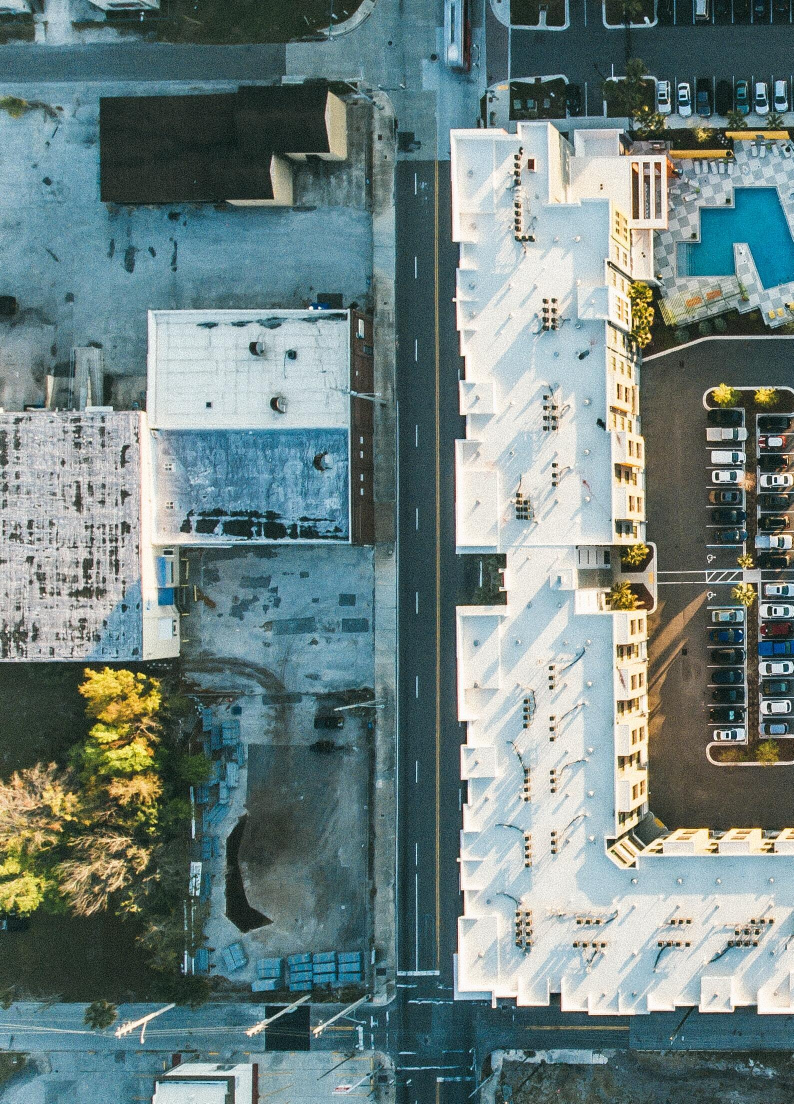
#> input picture panorama_view/stitch/lance(1).jpg, 1587 x 2207 px (shown at 1/2 size); its folder holds only this picture in this run
$ python -i main.py   (imports and definitions only)
#> lines starting #> are read from the running program, lines starting #| are printed output that depends on the picture
import cv2
import numpy as np
import glob
import time


"""
Threshold variable on class, default 0.6
"""

"""
def warpImg(img1_t, img2_t, H_t):
    rows_1, cols_1 = img1_t.shape[:2]
    rows_2, cols_2 = img2_t.shape[:2]

    list_points_1 = np.float32([[0, 0], [0, rows_1], [cols_1, rows_1], [cols_1, 0]]).reshape(-1, 1, 2)
    temp_points = np.float32([[0, 0], [0, rows_2], [cols_2, rows_2], [cols_2, 0]]).reshape(-1, 1, 2)

    list_points_2 = cv2.perspectiveTransform(temp_points, H_t)

    list_points = np.concatenate((list_points_1, list_points_2), axis=0)

    [x_min, y_min] = np.int32(list_points.min(axis=0).ravel() - 0.5)
    [x_max, y_max] = np.int32(list_points.max(axis=0).ravel() + 0.5)

    scale = 2  # Scaling factor
    dst_size = (int(scale * (x_max - x_min)), int(scale * (y_max - y_min)))

    translation_dist = [-x_min, -y_min]

    H_translation = np.array([[1, 0, translation_dist[0]], [0, 1, translation_dist[1]], [0, 0, 1]])

    #output_img = cv2.warpPerspective(img2_t, H_translation.dot(H_t), (x_max-x_min, y_max-y_min))
    output_img = cv2.warpPerspective(img2_t, H_translation.dot(H_t), dst_size)
    output_img[translation_dist[1]:rows_1+translation_dist[1], translation_dist[0]:cols_1+translation_dist[0]] = img1_t

    return output_img
"""
def warpImg(img1_t, img2_t, H_t):
    rows_1, cols_1 = img1_t.shape[:2]
    rows_2, cols_2 = img2_t.shape[:2]

    list_points_1 = np.float32([[0, 0], [0, rows_1], [cols_1, rows_1], [cols_1, 0]]).reshape(-1, 1, 2)
    temp_points = np.float32([[0, 0], [0, rows_2], [cols_2, rows_2], [cols_2, 0]]).reshape(-1, 1, 2)

    list_points_2 = cv2.perspectiveTransform(temp_points, H_t)

    list_points = np.concatenate((list_points_1, list_points_2), axis=0)

    [x_min, y_min] = np.int32(list_points.min(axis=0).ravel() - 0.5)
    [x_max, y_max] = np.int32(list_points.max(axis=0).ravel() + 0.5)

    translation_dist = [-x_min, -y_min]

    H_translation = np.array([[1, 0, translation_dist[0]], [0, 1, translation_dist[1]], [0, 0, 1]])

    dst_size = (x_max-x_min, y_max-y_min)
    output_img = cv2.warpPerspective(img2_t, H_translation.dot(H_t), dst_size)
    output_img[translation_dist[1]:rows_1+translation_dist[1], translation_dist[0]:cols_1+translation_dist[0]] = img1_t

    return output_img

def readImgs():
    path = sorted(glob.glob("src_six/*.png"))
    return [cv2.imread(img) for img in path]

def stitching(imgs_t):
    orb = cv2.ORB_create(nfeatures=2000)
    while True:
        print(2)
        img_1 = imgs_t.pop(0)
        img_2 = imgs_t.pop(0)

        kp1, ds1 = orb.detectAndCompute(img_1, None)
        kp2, ds2 = orb.detectAndCompute(img_2, None)

        bf = cv2.BFMatcher_create(cv2.NORM_HAMMING)

        matches = bf.knnMatch(ds1, ds2, k=2)

        all_matches = []

        for m, n in matches:
            all_matches.append(m)

        good = []

        for m, n in matches:
            if m.distance < 0.6  * n.distance:
                good.append(m)

        MIN_MATCH_COUNT = 5

        if len(good) > MIN_MATCH_COUNT:
            src_pts = np.float32([ kp1[m.queryIdx].pt for m in good]).reshape(-1,1,2)
            dst_pts = np.float32([ kp2[m.trainIdx].pt for m in good]).reshape(-1,1,2)

            M, _ = cv2.findHomography(src_pts, dst_pts, cv2.RANSAC, 5.0)

            result = warpImg(img_2, img_1, M)


            imgs_t.insert(0, result)

            if len(imgs_t) == 1:
                break

    result = cv2.cvtColor(result, cv2.COLOR_BGR2RGB)
    return result

# [13 lines not run here, left out]

>>> import cv2
>>> picture = cv2.imread('lance(1).jpg', cv2.IMREAD_GRAYSCALE)
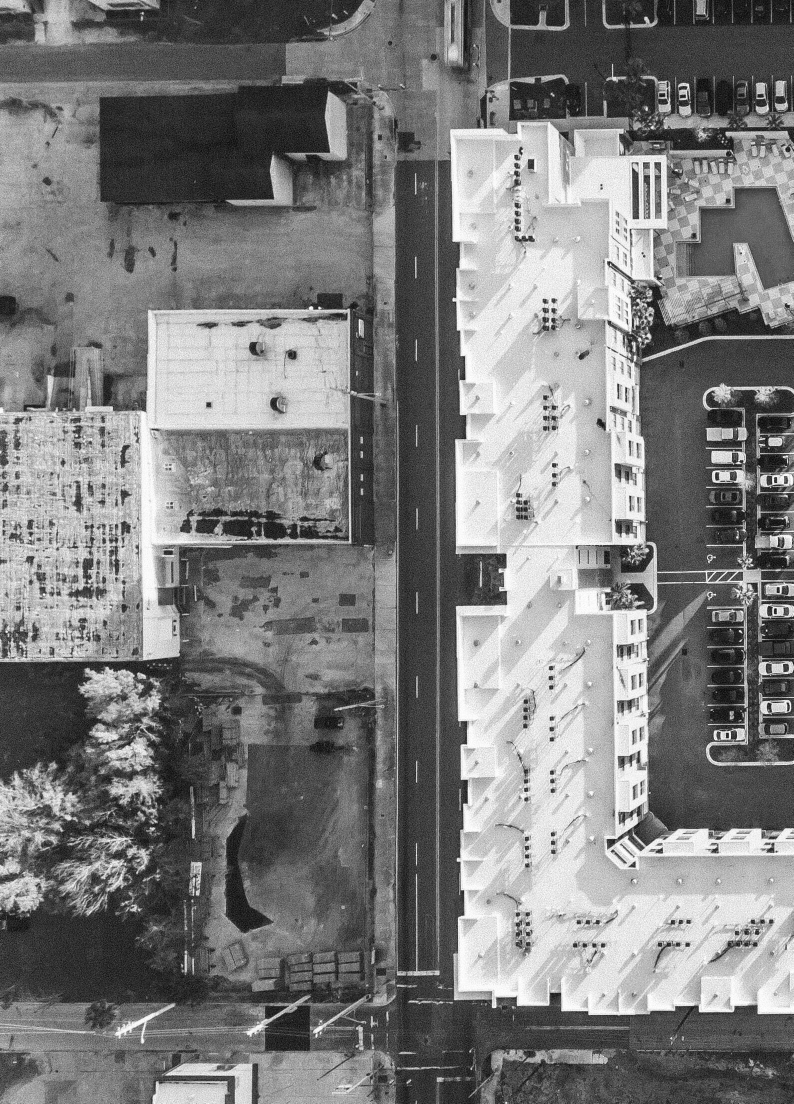
#> picture: shape (2207, 1587) (shown at 1/2 size); min 0, max 255, mean 124.3
#> (the run stopped early here; a loop or call above may not have finished)

$ run again, on panorama_view/stitch/lance(2).jpg
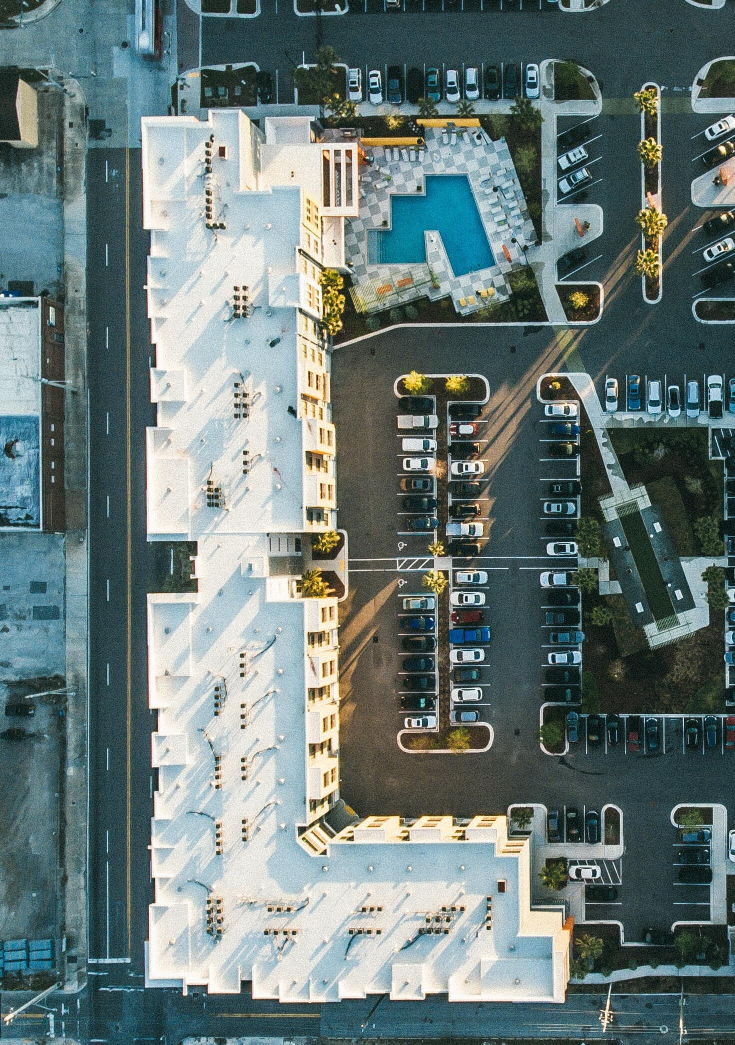
#> input picture panorama_view/stitch/lance(2).jpg, 1469 x 2089 px (shown at 1/2 size)
#> `picture = cv2.imread('lance(1).jpg', cv2.IMREAD_GRAYSCALE)`:
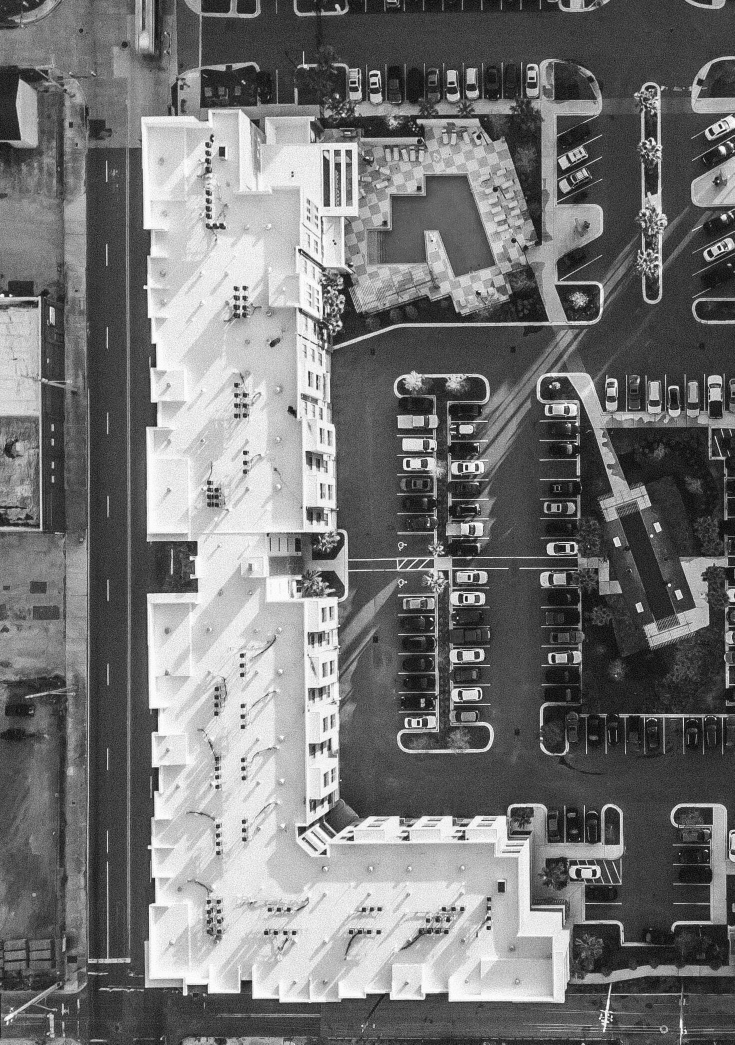
#> picture: shape (2089, 1469) (shown at 1/2 size); min 0, max 255, mean 116.3

$ run again, on panorama_view/stitch/lance(3).jpg
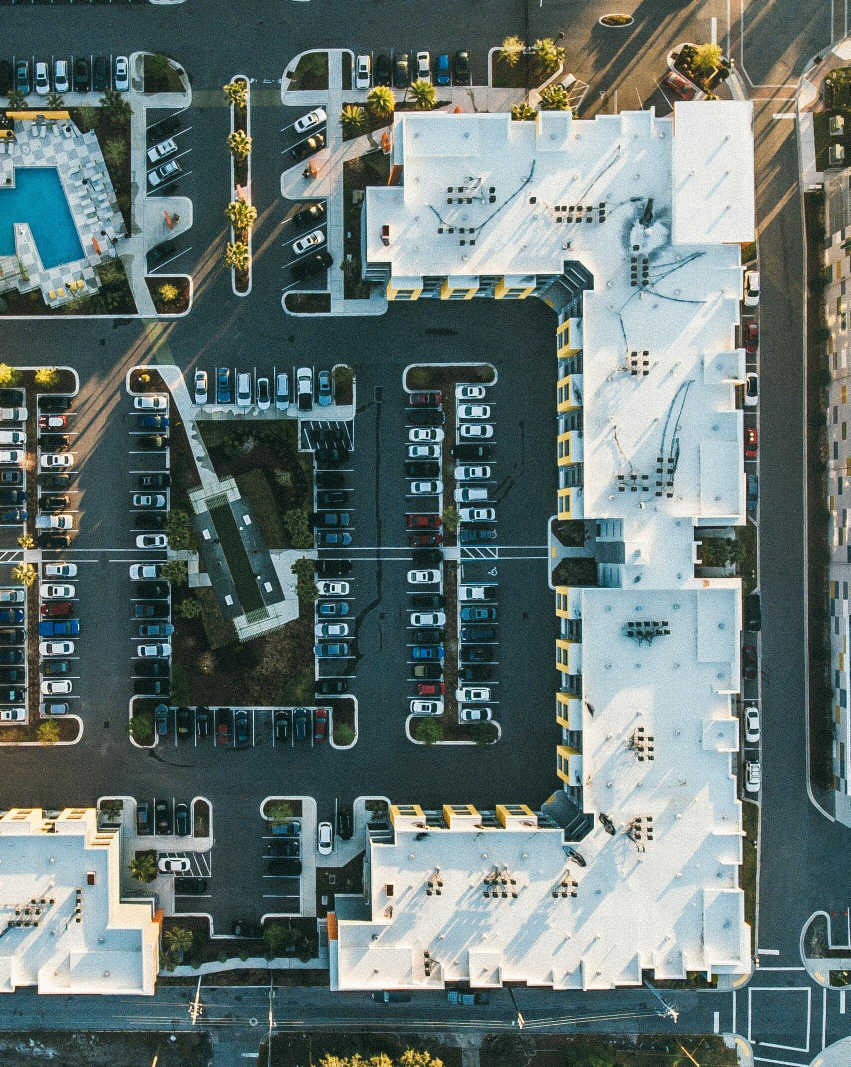
#> input picture panorama_view/stitch/lance(3).jpg, 1701 x 2134 px (shown at 1/2 size)
#> `picture = cv2.imread('lance(1).jpg', cv2.IMREAD_GRAYSCALE)`:
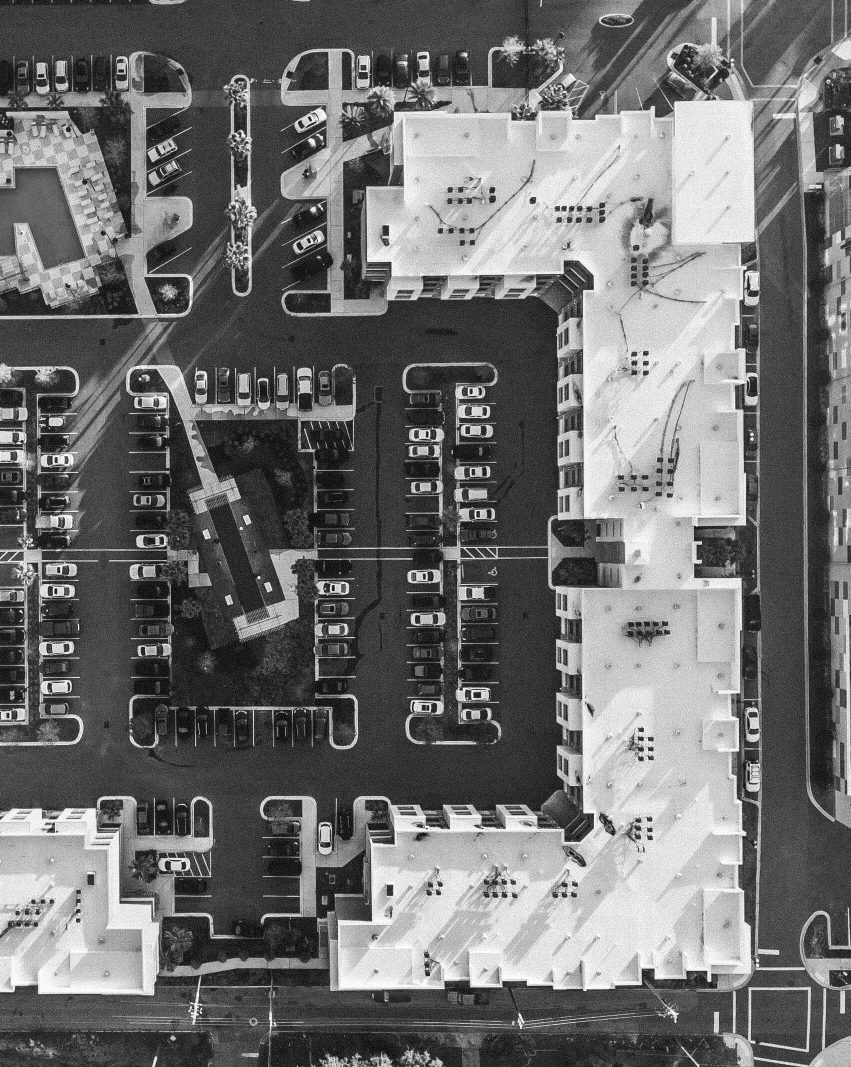
#> picture: shape (2134, 1701) (shown at 1/2 size); min 0, max 255, mean 111.5

$ run again, on panorama_view/stitch/lance(4).jpg
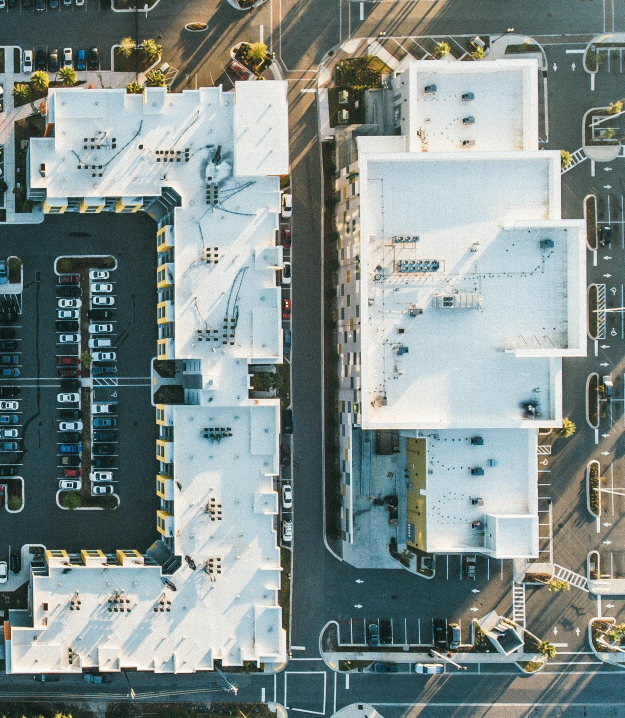
#> input picture panorama_view/stitch/lance(4).jpg, 1874 x 2153 px (shown at 1/3 size)
#> `picture = cv2.imread('lance(1).jpg', cv2.IMREAD_GRAYSCALE)`:
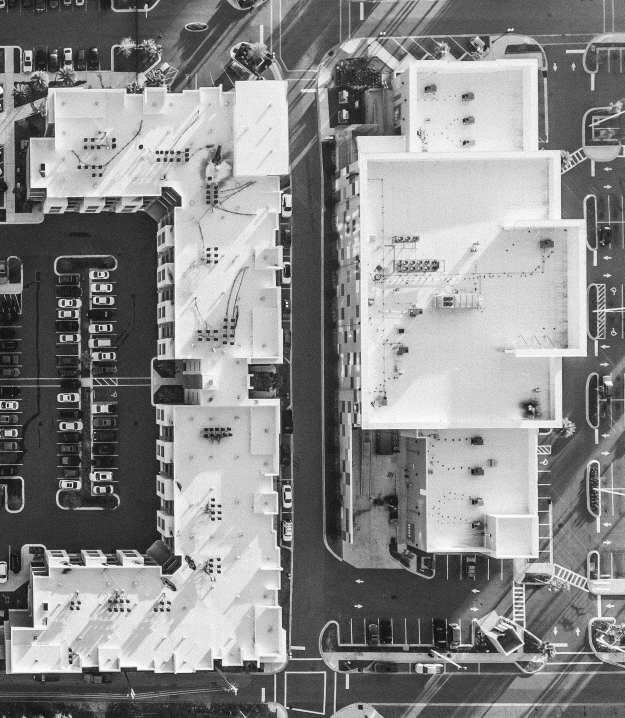
#> picture: shape (2153, 1874) (shown at 1/3 size); min 0, max 255, mean 137.7
